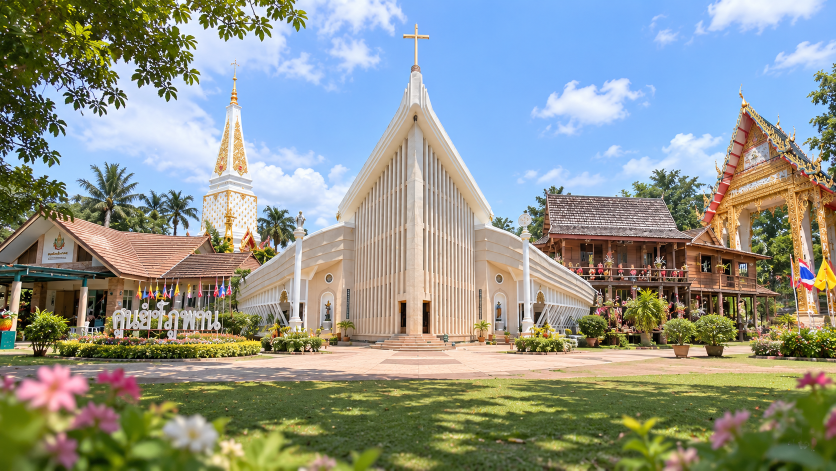
#> input picture design/ar-heritage/assets/heritage-cover.png, 1672 x 941 px, given in place of heritage-cover.webp, which was not available (shown at 1/2 size)
$ python make_og_image.py ../../design/ar-heritage/assets/heritage-cover.png
#> lines starting #> are read from the running program, lines starting #| are printed output that depends on the picture
"""Build the 1200x630 social share image (Open Graph) from the welcome cover.

Usage (repo root): python tools/bundle/make_og_image.py
Writes web/public/brand/og-image.jpg (Next.js serves it as og:image for every page).
"""
import os
import subprocess
import tempfile

from PIL import Image, ImageDraw, ImageFont

W, H = 1200, 630
FONT_DIR = "C:/Windows/Fonts/"
bold = lambda s: ImageFont.truetype(FONT_DIR + "leelawdb.ttf", s)  # noqa: E731
regular = lambda s: ImageFont.truetype(FONT_DIR + "LeelawUI.ttf", s)  # noqa: E731

cover = Image.open("web/public/brand/heritage-cover.webp").convert("RGB")
#> cover is the input picture: PIL image 1672x941 RGB; mean R, G, B 144.1, 149.6, 141.7
scale = max(W / cover.width, H / cover.height)
#> scale = 0.718
cover = cover.resize((round(cover.width * scale), round(cover.height * scale)), Image.LANCZOS)
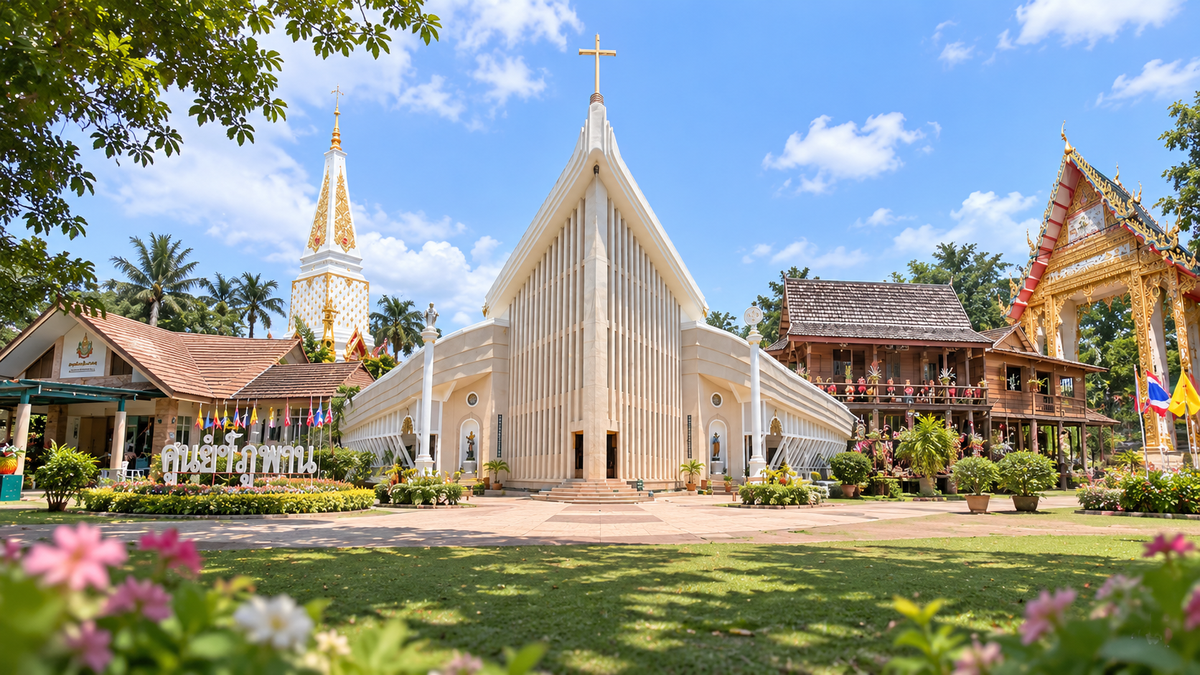
#> cover: PIL image 1200x675 RGB; mean R, G, B 144, 149.6, 141.7
left = round((cover.width - W) * 0.55)
#> left = 0
img = cover.crop((left, 0, left + W, H)).convert("RGBA")
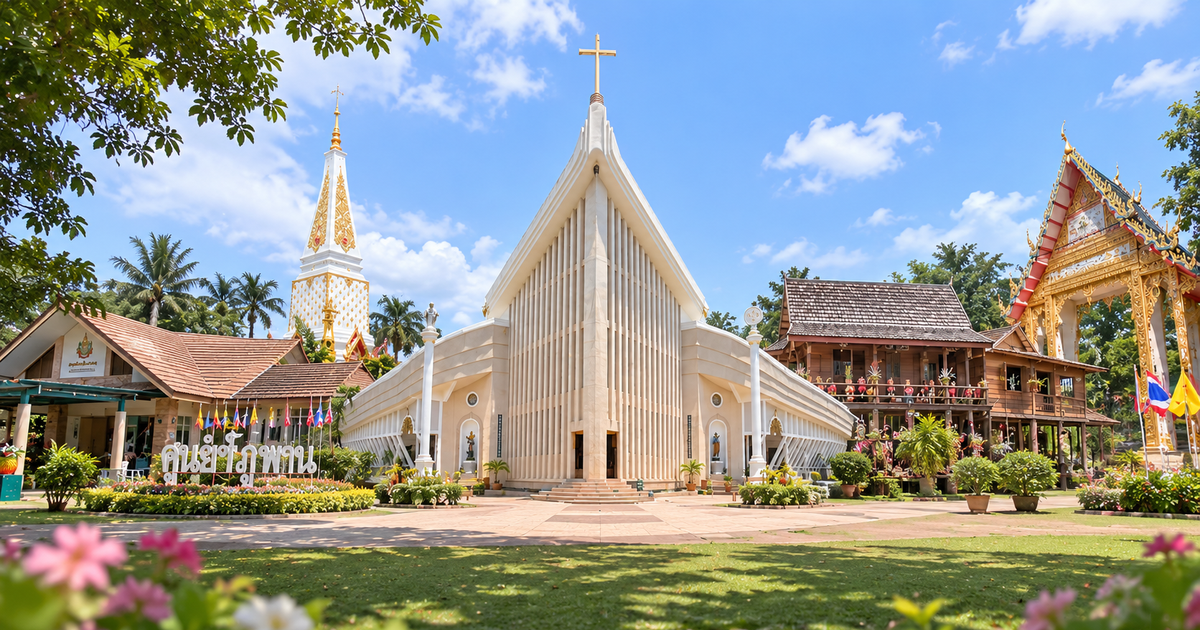
#> img: PIL image 1200x630 RGBA; mean R, G, B, A 147, 152.3, 148.1, 255

# Same dark-left gradient as .welcome-overlay in cover.css.
overlay = Image.new("RGBA", (W, H))
#> overlay: PIL image 1200x630 RGBA; every value is 0
stops = [(0.0, 0.91), (0.35, 0.80), (0.68, 0.40), (1.0, 0.18)]
px = overlay.load()
for x in range(W):
    t = x / (W - 1)
    for (t0, a0), (t1, a1) in zip(stops, stops[1:]):
        if t0 <= t <= t1:
            a = a0 + (a1 - a0) * (t - t0) / (t1 - t0)
            break
    for y in range(H):
        bottom = max(0.0, (y / H - 0.65) / 0.35) * 0.45
        px[x, y] = (34, 12, 20, int(255 * min(1.0, a + bottom * (1 - a))))
img = Image.alpha_composite(img, overlay)
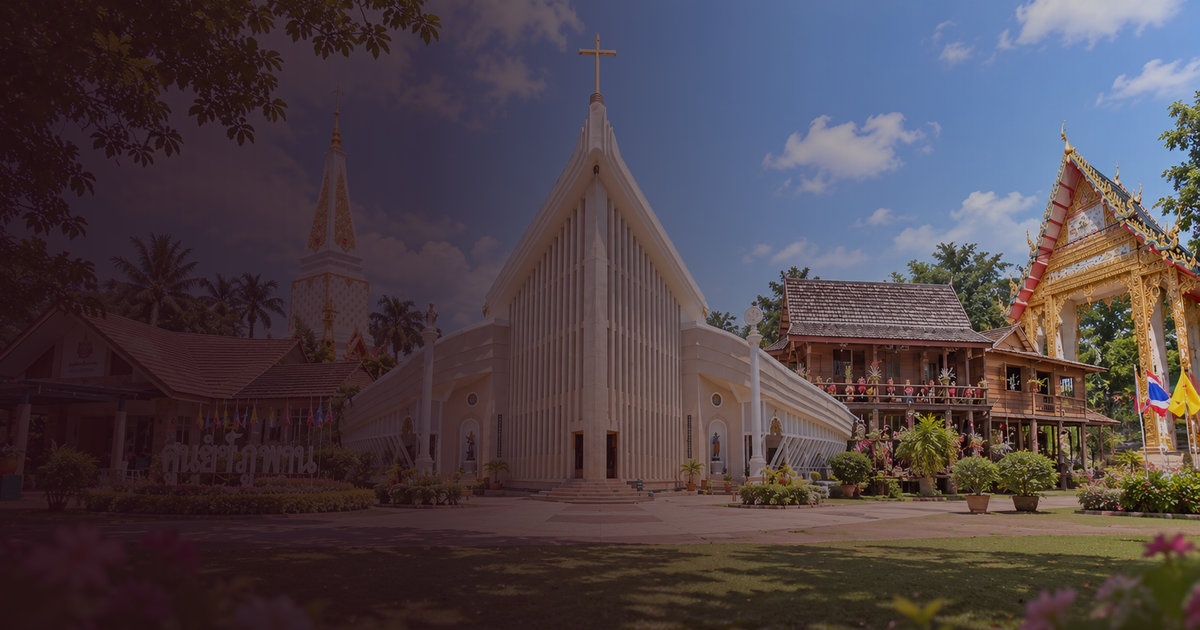
#> img: PIL image 1200x630 RGBA; mean R, G, B, A 77.8, 66.9, 72.6, 255
d = ImageDraw.Draw(img)

# Logos on a white badge + brand text.
badge = (60, 48, 60 + 112, 48 + 70)
d.rounded_rectangle(badge, radius=12, fill="white")
for i, (path, w) in enumerate([("web/public/brand/snru-logo.png", 44), ("web/public/brand/language-institute-logo.jpg", 52)]):
#> (the run stopped early here; a loop or call above may not have finished)
